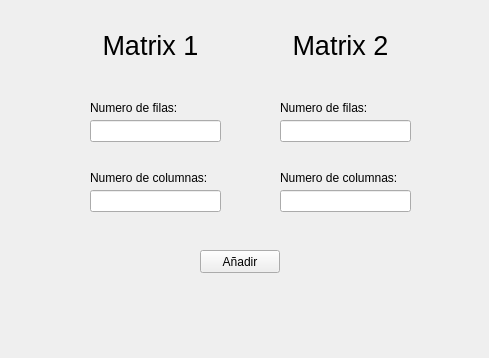
<?xml version="1.0" encoding="UTF-8"?>
<ui version="4.0">
 <class>Form</class>
 <widget class="QWidget" name="Form">
  <property name="geometry">
   <rect>
    <x>0</x>
    <y>0</y>
    <width>489</width>
    <height>358</height>
   </rect>
  </property>
  <property name="minimumSize">
   <size>
    <width>489</width>
    <height>358</height>
   </size>
  </property>
  <property name="maximumSize">
   <size>
    <width>489</width>
    <height>358</height>
   </size>
  </property>
  <property name="baseSize">
   <size>
    <width>489</width>
    <height>358</height>
   </size>
  </property>
  <property name="windowTitle">
   <string>Form</string>
  </property>
  <widget class="QLineEdit" name="row1">
   <property name="geometry">
    <rect>
     <x>90</x>
     <y>120</y>
     <width>131</width>
     <height>22</height>
    </rect>
   </property>
  </widget>
  <widget class="QLabel" name="label_3">
   <property name="geometry">
    <rect>
     <x>100</x>
     <y>30</y>
     <width>101</width>
     <height>31</height>
    </rect>
   </property>
   <property name="font">
    <font>
     <pointsize>20</pointsize>
    </font>
   </property>
   <property name="text">
    <string>Matrix 1</string>
   </property>
   <property name="alignment">
    <set>Qt::AlignCenter</set>
   </property>
  </widget>
  <widget class="QLabel" name="label_2">
   <property name="geometry">
    <rect>
     <x>90</x>
     <y>170</y>
     <width>131</width>
     <height>16</height>
    </rect>
   </property>
   <property name="text">
    <string>Numero de columnas:</string>
   </property>
  </widget>
  <widget class="QPushButton" name="pushButton">
   <property name="geometry">
    <rect>
     <x>200</x>
     <y>250</y>
     <width>80</width>
     <height>23</height>
    </rect>
   </property>
   <property name="text">
    <string>Añadir</string>
   </property>
  </widget>
  <widget class="QLabel" name="label">
   <property name="geometry">
    <rect>
     <x>90</x>
     <y>100</y>
     <width>101</width>
     <height>16</height>
    </rect>
   </property>
   <property name="text">
    <string>Numero de filas:</string>
   </property>
  </widget>
  <widget class="QLineEdit" name="cols1">
   <property name="geometry">
    <rect>
     <x>90</x>
     <y>190</y>
     <width>131</width>
     <height>22</height>
    </rect>
   </property>
  </widget>
  <widget class="QLabel" name="label_4">
   <property name="geometry">
    <rect>
     <x>280</x>
     <y>100</y>
     <width>101</width>
     <height>16</height>
    </rect>
   </property>
   <property name="text">
    <string>Numero de filas:</string>
   </property>
  </widget>
  <widget class="QLineEdit" name="cols2">
   <property name="geometry">
    <rect>
     <x>280</x>
     <y>190</y>
     <width>131</width>
     <height>22</height>
    </rect>
   </property>
  </widget>
  <widget class="QLabel" name="label_5">
   <property name="geometry">
    <rect>
     <x>290</x>
     <y>30</y>
     <width>101</width>
     <height>31</height>
    </rect>
   </property>
   <property name="font">
    <font>
     <pointsize>20</pointsize>
    </font>
   </property>
   <property name="text">
    <string>Matrix 2</string>
   </property>
   <property name="alignment">
    <set>Qt::AlignCenter</set>
   </property>
  </widget>
  <widget class="QLineEdit" name="rows2">
   <property name="geometry">
    <rect>
     <x>280</x>
     <y>120</y>
     <width>131</width>
     <height>22</height>
    </rect>
   </property>
  </widget>
  <widget class="QLabel" name="label_6">
   <property name="geometry">
    <rect>
     <x>280</x>
     <y>170</y>
     <width>131</width>
     <height>16</height>
    </rect>
   </property>
   <property name="text">
    <string>Numero de columnas:</string>
   </property>
  </widget>
  <widget class="QLabel" name="info">
   <property name="geometry">
    <rect>
     <x>17</x>
     <y>300</y>
     <width>441</width>
     <height>20</height>
    </rect>
   </property>
   <property name="text">
    <string/>
   </property>
   <property name="alignment">
    <set>Qt::AlignCenter</set>
   </property>
  </widget>
 </widget>
 <resources/>
 <connections/>
</ui>
